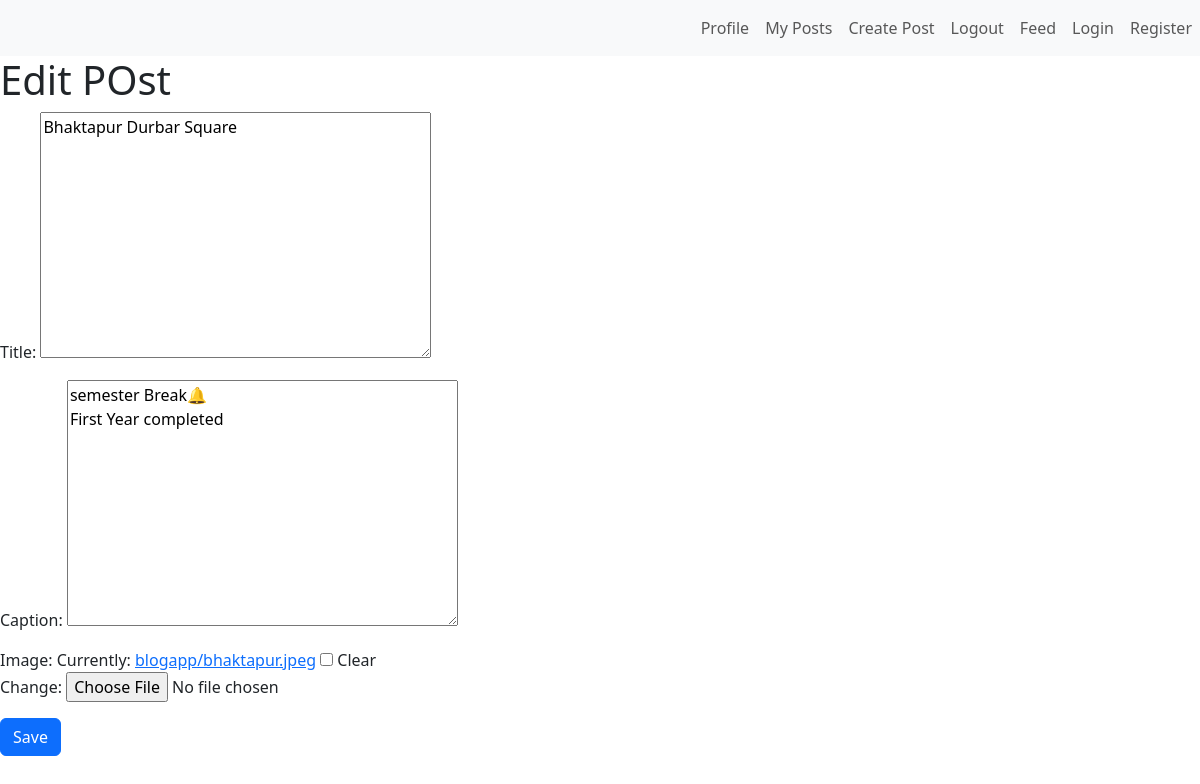
Page /blog/edit_post/5/ (signed in) on the committed database.
### blog/blogapp/models.py (models this page shows, shortened)
class Base(models.Model):
    created_at=models.DateTimeField(auto_now_add=True)
    updated_at=models.DateTimeField(auto_now=True)
    class Meta:
        abstract=True

class Post(Base):
    title=models.TextField(blank=True,null=True)
    author=models.ForeignKey(User,on_delete=models.CASCADE)
    image=models.ImageField(upload_to='blogapp/',blank=True,null=True)
    caption=models.TextField(blank=True,null=True)
    likes=models.ManyToManyField(User,related_name="liked_posts",blank=True)

### blog/blogapp/views.py (the view)
# urls.py: path('edit_post/<int:id>/',views.edit_post,name='edit_post'),
@login_required
def edit_post(request,id):
    post=get_object_or_404(Post,id=id)
    if request.method=="POST":
      form=EditForm(request.POST,request.FILES,instance=post)
      if form.is_valid():
        form.save()
        return redirect('profile')
    else:
        form=EditForm(instance=post)
    return render(request,'blogapp/edit_post.html',{"form":form})

### blog/blogapp/forms.py
class EditForm(forms.ModelForm):
    class Meta:
        model=Post
        fields=['title','caption','image']

### blog/blogapp/templates/blogapp/edit_post.html (shortened to what this page needs)
{% extends "blogapp/base.html" %}
{% load static %}
{% block content %}
<h1>Edit POst</h1>
 <form method="POST" enctype="multipart/form-data">
    {{ form.as_p }}
    <button type="submit" class="btn btn-primary">Save</button>
 </form>
{% endblock %}

### rows in the picture
Post: title "Bhaktapur Durbar Square", caption "semester Break🔔 First Year completed"
